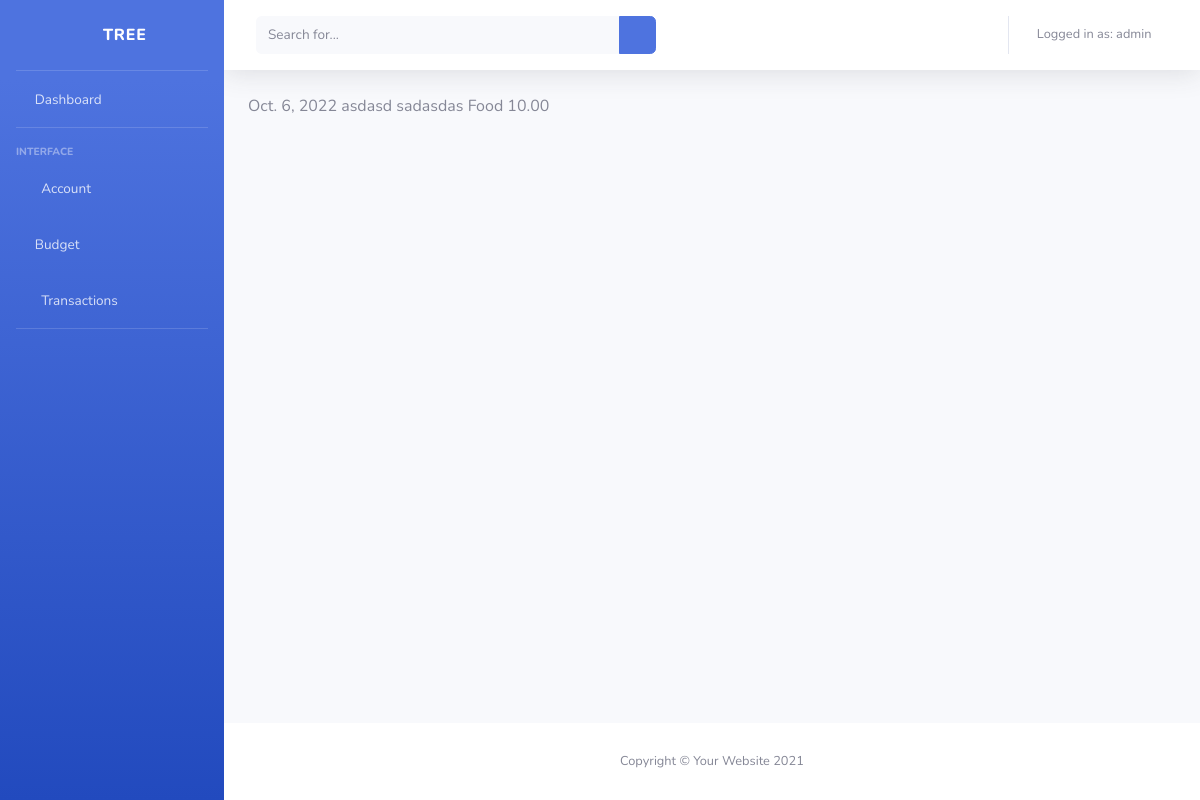
/transactions/1/ (signed in), run on the app's committed database.
### dashboard/models.py (models this page shows, shortened)
class User(AbstractUser):
	temp = models.CharField(max_length=225)
	init = models.BooleanField(default=True)
	budget_init = models.BooleanField(default=True)
	net_worth = models.DecimalField(max_digits=20,decimal_places=2,default=0)

class Transaction(models.Model):
	username = models.ForeignKey(settings.AUTH_USER_MODEL, on_delete=models.CASCADE)
	transaction_type = models.CharField(max_length=225)
	date = models.DateField()
	transaction_name = models.TextField()
	remarks = models.CharField(max_length=225)
	category = models.TextField()
	amount = models.DecimalField(max_digits=20,decimal_places=2)

### dashboard/views.py (the view)
# urls.py: path("transactions/<int:id>/", transaction_lookup_view, name="detailed_transaction"),
def transaction_lookup_view(request, id):
  if request.user.is_authenticated:
    get_user = User.objects.get(username=request.user)
    if get_user.init:
      return redirect('set-up')
    queryset = Transaction.objects.filter(username=request.user).get(id=id)
    context = {
      "object_list": queryset
    }
    return render(request, "detailedTransaction.html", context)
  else:
    return redirect('Login-page')

### templates/detailedTransaction.html
{% extends 'base.html' %}
{% block content %}
{{ object_list.date }}
{{ object_list.transaction_name }}
{{ object_list.remarks }}
{{ object_list.category }}
{{ object_list.amount }}
{% endblock %}

### templates/base.html (shortened to what this page needs)
<!DOCTYPE html>
<html lang="en">
{% load static %}
<head>
    <link href="{% static 'vendor/fontawesome-free/css/all.min.css' %}" rel="stylesheet" type="text/css">
    <link href="{% static 'css/sb-admin-2.min.css' %}" rel="stylesheet">
    <link href="{% static 'vendor/datatables/dataTables.bootstrap4.min.css' %}" rel="stylesheet">
</head>
<body id="page-top">
    <div id="wrapper">
        <ul class="navbar-nav bg-gradient-primary sidebar sidebar-dark accordion" id="accordionSidebar">
            <a class="sidebar-brand d-flex align-items-center justify-content-center" href="/home">
                <div class="sidebar-brand-icon">
                    <i class='fa fa-tree'></i>
                </div>
                <div class="sidebar-brand-text mx-3">Tree</div>
            </a>
            <hr class="sidebar-divider my-0">
            <li class="nav-item {% if request.resolver_match.url_name == 'home' %} active {% endif %}">
                <a class="nav-link" href="/home">
                    <i class='fa fa-home'></i>
                    <span>Dashboard</span></a>
            </li>
            <hr class="sidebar-divider">
            <div class="sidebar-heading">
                Interface
            </div>
            <li class="nav-item {% if request.resolver_match.url_name == 'account' %} active {% endif %}">
                <a class="nav-link collapsed" href="#" data-toggle="collapse" data-target="#collapseTwo"
                    aria-expanded="true" aria-controls="collapseTwo">
                    <i class="fas fa-fw fa-tachometer-alt"></i>
                    <span>Account</span>
                </a>
            </li>
            <li class="nav-item">
                <a class="nav-link collapsed" href="#" data-toggle="collapse" data-target="#collapseUtilities"
                    aria-expanded="true" aria-controls="collapseUtilities">
                    <i class='fa fa-balance-scale'></i>
                    <span>Budget</span>
                </a>
            </li>
            <li class="nav-item {% if request.resolver_match.url_name == 'transactions' %} active {% endif %}">
                <a class="nav-link" href="/transactions">
                    <i class="fas fa-fw fa-wrench"></i>
                    <span>Transactions</span></a>
            </li>
            <hr class="sidebar-divider">
        </ul>
        <div id="content-wrapper" class="d-flex flex-column">
            <div id="content">
                <nav class="navbar navbar-expand navbar-light bg-white topbar mb-4 static-top shadow">
                    <form
                        class="d-none d-sm-inline-block form-inline mr-auto ml-md-3 my-2 my-md-0 mw-100 navbar-search">
                        <div class="input-group">
                            <input type="text" class="form-control bg-light border-0 small" placeholder="Search for..."
                                aria-label="Search" aria-describedby="basic-addon2">
                            <div class="input-group-append">
                                <button class="btn btn-primary" type="button">
                                    <i class="fas fa-search fa-sm"></i>
                                </button>
                            </div>
                        </div>
                    </form>
                    <ul class="navbar-nav ml-auto">
                        <li class="nav-item dropdown no-arrow mx-1">
                            <a class="nav-link dropdown-toggle" href="#" id="alertsDropdown" role="button"
                                data-toggle="dropdown" aria-haspopup="true" aria-expanded="false">
                                <i class="fas fa-bell fa-fw"></i>
                            </a>
                        </li>
                        <li class="nav-item dropdown no-arrow mx-1">
                            <a class="nav-link dropdown-toggle" href="#" id="messagesDropdown" role="button"
                                data-toggle="dropdown" aria-haspopup="true" aria-expanded="false">
                                <i class="fas fa-envelope fa-fw"></i>
                            </a>
                        </li>
                        <li class="nav-item dropdown no-arrow">
                            <a class="nav-link dropdown-toggle" href="#" id="userDropdown" role="button"
                                data-toggle="dropdown" aria-haspopup="true" aria-expanded="false">
                                <span class="mr-2 d-none d-lg-inline text-gray-600 small">Logged in as: {{user.username}}</span>
                                <i class='fa fa-user'></i>
                            </a>
                        </li>
                    </ul>
                </nav>
                <div class="container-fluid">
                    {% block content %}
                    {% endblock %}
                </div>
            </div>
            <footer class="sticky-footer bg-white">
                <div class="container my-auto">
                    <div class="copyright text-center my-auto">
                        <span>Copyright &copy; Your Website 2021</span>
                    </div>
                </div>
            </footer>
        </div>
    </div>
</body>
</html>

### data on the page
User: username "admin"
Transaction: date "Oct. 6, 2022", transaction_name "asdasd", remarks "sadasdas", category "Food", amount "10.00"
